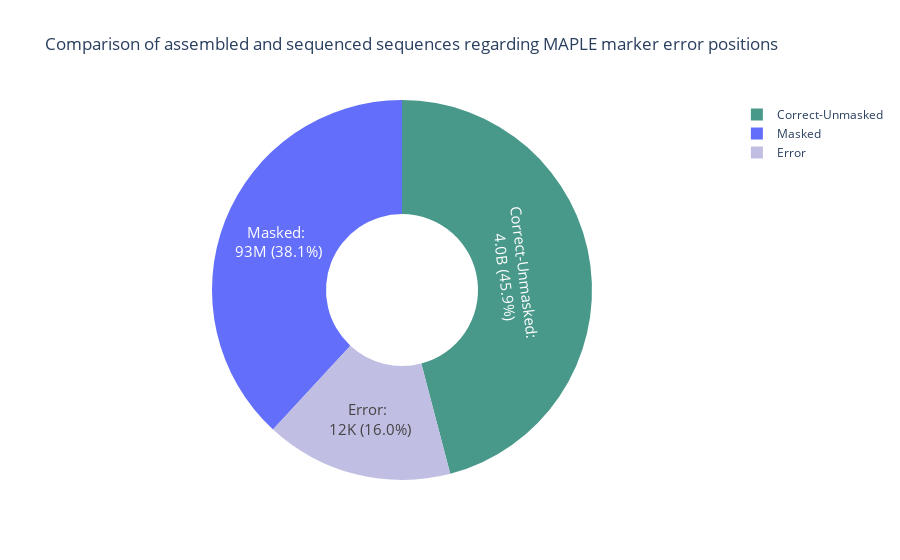

Here is the notebook cell this chart was saved with:
### Code cell
import plotly.graph_objects as go

fig = go.Figure(go.Pie(
    labels=df_vir_plot['Category'],
    values=df_vir_plot['Percentage'],
    hole=0.4,
    text=df_vir_plot['Category']+': <br>' + df_vir_plot['Raw_number'].astype(str),
    textinfo='percent+text',
    marker={'colors': colors},
    hovertemplate='%{label}<br>Current percentage: %{percent:.1%}',
    textfont={'size': 15},  # 设置文本的字体大小
    texttemplate='%{text} (%{percent:.1%})'  # 设置文本显示的格式
))

# Add titles for subplots
fig.update_layout(
    title="Comparison of assembled and sequenced sequences regarding MAPLE marker error positions"
)

fig.show()

### Figure 1 — Plotly figure (JSON) as saved in the notebook; plotly's stock layout.template omitted (floating-point values rounded to 4 significant figures)
{"data": [{"hole": 0.4, "hovertemplate": "%{label}<br>Current percentage: %{percent:.1%}", "labels": ["Masked", "Correct-Unmasked", "Error"], "marker": {"colors": ["#D9BFCB0", "#49998B", "#C1BEE3"]}, "text": ["Masked: <br>93M", "Correct-Unmasked: <br>4.0B", "Error: <br>12K"], "textfont": {"size": 15}, "textinfo": "percent+text", "texttemplate": "%{text} (%{percent:.1%})", "type": "pie", "values": [0.3812, 0.4592, 0.1596]}], "layout": {"title": {"text": "Comparison of assembled and sequenced sequences regarding MAPLE marker error positions"}}}
